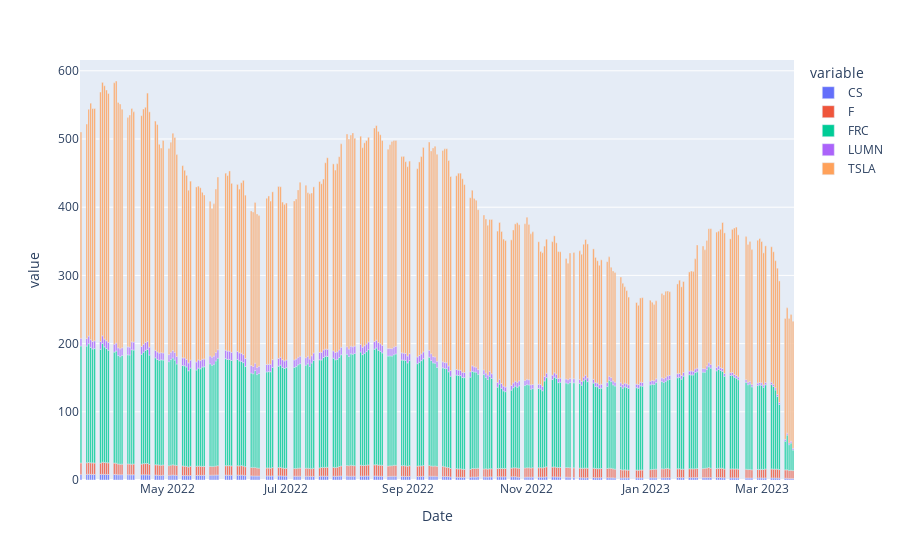

Notebook code for this chart:
### Code cell
high = ticker.High

figure = px.bar(high)
figure.show()

### Figure 1 — Plotly figure (JSON) as saved in the notebook; plotly's stock layout.template omitted (floating-point values rounded to 4 significant figures; data arrays with more than 128 entries replaced by an {"elided": "..."} marker saying what was removed)
{"data": [{"alignmentgroup": "True", "hovertemplate": "variable=CS<br>Date=%{x}<br>value=%{y}<extra></extra>", "legendgroup": "CS", "marker": {"color": "#636efa", "pattern": {"shape": ""}}, "name": "CS", "offsetgroup": "CS", "orientation": "v", "showlegend": true, "textposition": "auto", "type": "bar", "x": {"elided": "251 str values"}, "xaxis": "x", "y": {"elided": "251 float values"}, "yaxis": "y"}, {"alignmentgroup": "True", "hovertemplate": "variable=F<br>Date=%{x}<br>value=%{y}<extra></extra>", "legendgroup": "F", "marker": {"color": "#EF553B", "pattern": {"shape": ""}}, "name": "F", "offsetgroup": "F", "orientation": "v", "showlegend": true, "textposition": "auto", "type": "bar", "x": {"elided": "251 str values"}, "xaxis": "x", "y": {"elided": "251 float values"}, "yaxis": "y"}, {"alignmentgroup": "True", "hovertemplate": "variable=FRC<br>Date=%{x}<br>value=%{y}<extra></extra>", "legendgroup": "FRC", "marker": {"color": "#00cc96", "pattern": {"shape": ""}}, "name": "FRC", "offsetgroup": "FRC", "orientation": "v", "showlegend": true, "textposition": "auto", "type": "bar", "x": {"elided": "251 str values"}, "xaxis": "x", "y": {"elided": "251 float values"}, "yaxis": "y"}, {"alignmentgroup": "True", "hovertemplate": "variable=LUMN<br>Date=%{x}<br>value=%{y}<extra></extra>", "legendgroup": "LUMN", "marker": {"color": "#ab63fa", "pattern": {"shape": ""}}, "name": "LUMN", "offsetgroup": "LUMN", "orientation": "v", "showlegend": true, "textposition": "auto", "type": "bar", "x": {"elided": "251 str values"}, "xaxis": "x", "y": {"elided": "251 float values"}, "yaxis": "y"}, {"alignmentgroup": "True", "hovertemplate": "variable=TSLA<br>Date=%{x}<br>value=%{y}<extra></extra>", "legendgroup": "TSLA", "marker": {"color": "#FFA15A", "pattern": {"shape": ""}}, "name": "TSLA", "offsetgroup": "TSLA", "orientation": "v", "showlegend": true, "textposition": "auto", "type": "bar", "x": {"elided": "251 str values"}, "xaxis": "x", "y": {"elided": "251 float values"}, "yaxis": "y"}], "layout": {"barmode": "relative", "legend": {"title": {"text": "variable"}, "tracegroupgap": 0}, "margin": {"t": 60}, "xaxis": {"anchor": "y", "domain": [0, 1], "title": {"text": "Date"}}, "yaxis": {"anchor": "x", "domain": [0, 1], "title": {"text": "value"}}}}
